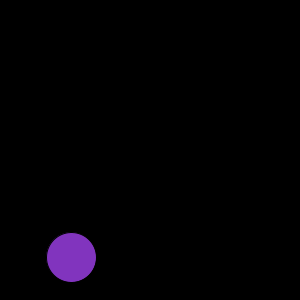
Frame 1 (no input)
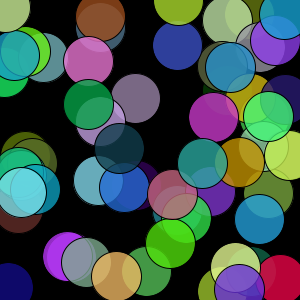
Frame 60 (the mouse pressed at the canvas centre just before this capture)
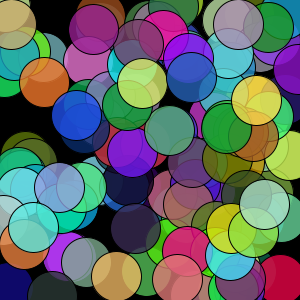
Frame 120 (the mouse held since frame 60 and released just before this capture)

The Processing sketch that drew these frames (run headless with seeded random() and noise(); from frame 60 on, the mouse is pressed at the canvas centre):

// Processing sketch: ex11_02
// ── ex11_02.pde
// 랜덤한 위치와 색상으로 원 생성

void setup() {
  size(300, 300);
  background(0);
}

void draw() {
  display();
}

void display() {
  fill(random(255), random(255), random(255), 200);
  ellipse(random(width), random(height), 50, 50);
}
